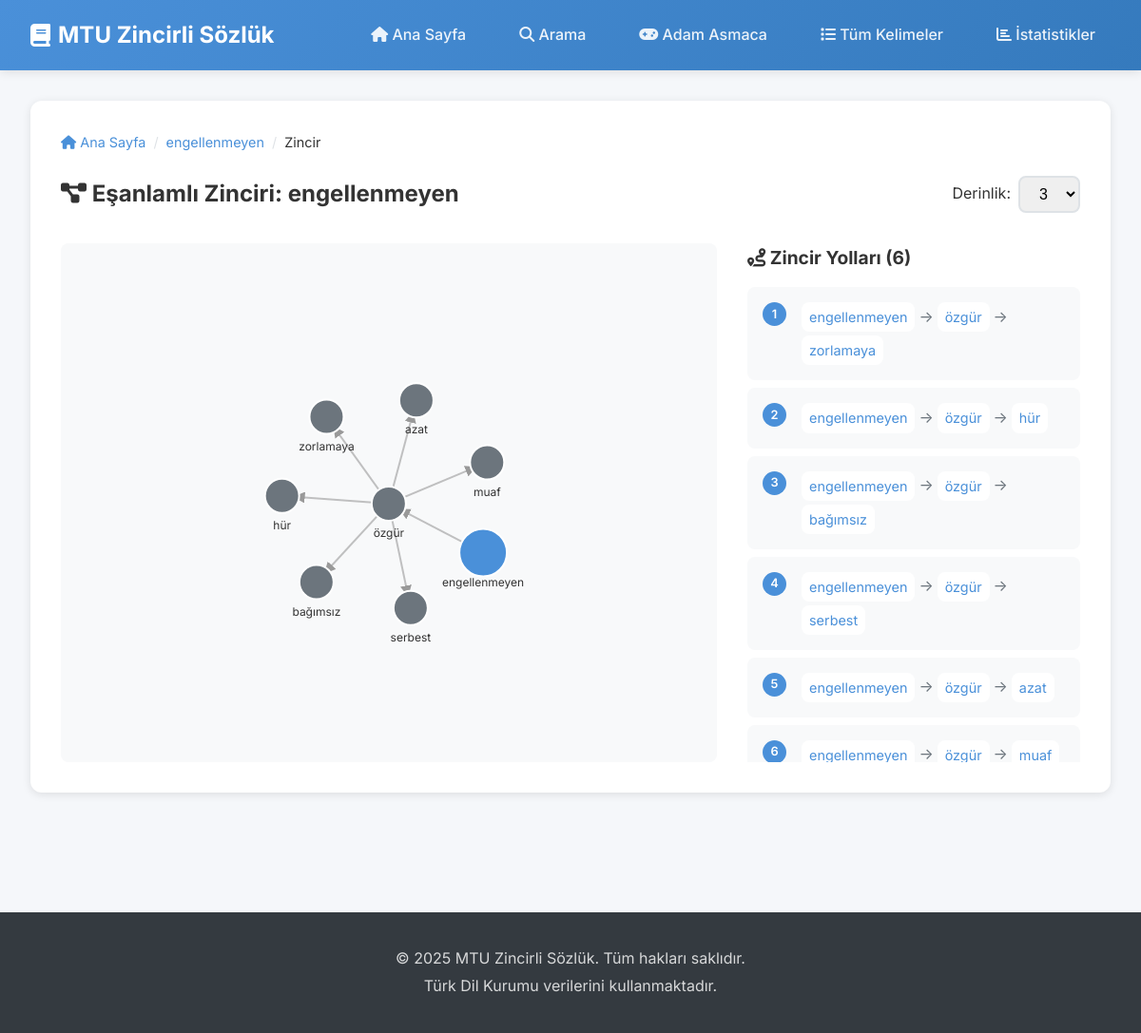
The page /zincir/engellenmeyen on the database its author committed.
### tables this page shows
CREATE TABLE sozluk (
    kelime TEXT PRIMARY KEY,
    esanlamlar TEXT,
    zitanlamlar TEXT,
    aciklama TEXT,
    ornek TEXT
);

### web_app.py (the view)
@app.route('/zincir/<kelime>')
def zincir_sayfasi(kelime):
    derinlik = request.args.get('derinlik', 3, type=int)
    zincir = esanlamli_zincir(kelime, derinlik=derinlik)
    yollar = tum_zincir_yollari(zincir)
    return render_template('zincir.html',
                         kelime=kelime,
                         zincir=zincir,
                         yollar=yollar,
                         derinlik=derinlik)

### web_app.py (called while the page is built)
def get_db_connection():
    conn = sqlite3.connect(DB_DOSYA)
    conn.row_factory = sqlite3.Row
    return conn

def kelime_bul(kelime):
    conn = get_db_connection()
    c = conn.cursor()
    c.execute("SELECT * FROM sozluk WHERE kelime = ?", (kelime,))
    row = c.fetchone()
    conn.close()
    if row:
        return dict(row)
    return None

def esanlamli_zincir(kelime, derinlik=5, ziyaret_edilen=None):
    if ziyaret_edilen is None:
        ziyaret_edilen = set()
    if kelime in ziyaret_edilen or derinlik == 0:
        return {}
    ziyaret_edilen.add(kelime)
    zincir = {kelime: []}
    row = kelime_bul(kelime)
    if row and row.get('esanlamlar'):
        esanlamlar = row['esanlamlar']
        esan_list = [k.strip() for k in esanlamlar.split(',') if k.strip()]
        for esan in esan_list:
            if esan not in ziyaret_edilen:
                alt_zincir = esanlamli_zincir(esan, derinlik-1, ziyaret_edilen)
                if alt_zincir:
                    zincir[kelime].append(esan)
                    zincir.update(alt_zincir)
    return zincir

def tum_zincir_yollari(zincir):
    if not zincir:
        return []
    def yollar_bul(node, path):
        if not zincir.get(node, []):
            return [path]
        yollar = []
        for child in zincir[node]:
            yollar.extend(yollar_bul(child, path + [child]))
        return yollar
    return yollar_bul(list(zincir.keys())[0], [list(zincir.keys())[0]])

### templates/zincir.html (shortened to what this page needs)
{% extends "base.html" %}
{% block content %}
<div class="chain-page">
    <div class="breadcrumb">
        <a href="{{ url_for('ana_sayfa') }}"><i class="fas fa-home"></i> Ana Sayfa</a>
        <span class="separator">/</span>
        <a href="{{ url_for('kelime_detay', kelime=kelime) }}">{{ kelime }}</a>
        <span class="separator">/</span>
        <span class="current">Zincir</span>
    </div>
    <div class="chain-header">
        <h1><i class="fas fa-project-diagram"></i> Eşanlamlı Zinciri: {{ kelime }}</h1>
        <div class="chain-controls">
            <label for="depthSelect">Derinlik:</label>
            <select id="depthSelect" onchange="changeDepth(this.value)">
                <option value="3" {% if derinlik == 3 %}selected{% endif %}>3</option>
            </select>
        </div>
    </div>
    {% if yollar %}
    <div class="chain-container">
        <div class="chain-visualization">
            <div id="chainGraph"></div>
        </div>
        <div class="chain-paths">
            <h2><i class="fas fa-route"></i> Zincir Yolları ({{ yollar|length }})</h2>
            <div class="paths-list">
                {% for yol in yollar %}
                <div class="path-item">
                    <span class="path-number">{{ loop.index }}</span>
                    <div class="path-content">
                        {% for kelime_yol in yol %}
                        <a href="{{ url_for('kelime_detay', kelime=kelime_yol) }}" class="path-word">{{ kelime_yol }}</a>
                        {% if not loop.last %}<span class="path-arrow">→</span>{% endif %}
                        {% endfor %}
                    </div>
                </div>
                {% endfor %}
            </div>
        </div>
    </div>
    {% endif %}
</div>
{% endblock %}

### templates/base.html (shortened to what this page needs)
<!DOCTYPE html>
<html lang="tr">
<head>
    <link rel="stylesheet" href="{{ url_for('static', filename='css/style.css') }}">
    <link rel="stylesheet" href="https://cdnjs.cloudflare.com/ajax/libs/font-awesome/6.4.0/css/all.min.css">
</head>
<body>
    <nav class="navbar">
        <div class="nav-container">
            <a href="{{ url_for('ana_sayfa') }}" class="nav-logo">
                <i class="fas fa-book"></i>
                <span>MTU Zincirli Sözlük</span>
            </a>
            <div class="nav-menu">
                <a href="{{ url_for('ana_sayfa') }}" class="nav-link"><i class="fas fa-home"></i> Ana Sayfa</a>
                <a href="{{ url_for('arama_sayfasi') }}" class="nav-link"><i class="fas fa-search"></i> Arama</a>
                <a href="{{ url_for('oyun') }}" class="nav-link"><i class="fas fa-gamepad"></i> Adam Asmaca</a>
                <a href="{{ url_for('tum_kelimeler') }}" class="nav-link"><i class="fas fa-list"></i> Tüm Kelimeler</a>
                <a href="{{ url_for('istatistikler_sayfasi') }}" class="nav-link"><i class="fas fa-chart-bar"></i> İstatistikler</a>
            </div>
        </div>
    </nav>
    <main class="main-content">
        {% block content %}{% endblock %}
    </main>
    <footer class="footer">
        <div class="footer-content">
            <p>&copy; 2025 MTU Zincirli Sözlük. Tüm hakları saklıdır.</p>
            <p>Türk Dil Kurumu verilerini kullanmaktadır.</p>
        </div>
    </footer>
</body>
</html>

### static/css/style.css (style rules this page uses)
:root { --primary-color: #4a90d9; --primary-dark: #357abd; --secondary-color: #6c757d; --success-color: #28a745; --warning-color: #ffc107; --danger-color: #dc3545; --light-color: #f8f9fa; --dark-color: #343a40; --text-color: #333; --text-muted: #6c757d; --border-color: #dee2e6; --shadow: 0 2px 10px rgba(0, 0, 0, 0.1); --shadow-lg: 0 5px 20px rgba(0, 0, 0, 0.15); --radius: 8px; --radius-lg: 12px; --transition: all 0.3s ease; }
* { margin: 0; padding: 0; box-sizing: border-box; }
body { font-family: 'Inter', -apple-system, BlinkMacSystemFont, 'Segoe UI', Roboto, sans-serif; color: var(--text-color); line-height: 1.6; background-color: #f5f7fa; min-height: 100vh; display: flex; flex-direction: column; }
a { color: var(--primary-color); text-decoration: none; transition: var(--transition); }
.navbar { background: linear-gradient(135deg, var(--primary-color), var(--primary-dark)); padding: 1rem 2rem; box-shadow: var(--shadow); position: sticky; top: 0; z-index: 1000; }
.nav-container { max-width: 1400px; margin: 0 auto; display: flex; justify-content: space-between; align-items: center; }
.nav-logo { display: flex; align-items: center; gap: 0.5rem; color: white; font-size: 1.5rem; font-weight: 700; }
.nav-menu { display: flex; gap: 1.5rem; }
.nav-link { color: rgba(255, 255, 255, 0.9); font-weight: 500; padding: 0.5rem 1rem; border-radius: var(--radius); transition: var(--transition); }
.main-content { flex: 1; max-width: 1400px; margin: 0 auto; padding: 2rem; width: 100%; }
.breadcrumb { display: flex; align-items: center; gap: 0.5rem; margin-bottom: 1.5rem; color: var(--text-muted); font-size: 0.9rem; }
.breadcrumb .separator { color: var(--border-color); }
.breadcrumb .current { color: var(--text-color); }
.chain-page { background: white; border-radius: var(--radius-lg); box-shadow: var(--shadow); padding: 2rem; }
.chain-header { display: flex; justify-content: space-between; align-items: center; margin-bottom: 2rem; flex-wrap: wrap; gap: 1rem; }
.chain-header h1 { font-size: 1.5rem; }
.chain-controls { display: flex; align-items: center; gap: 0.5rem; }
.chain-controls select { padding: 0.5rem 1rem; border: 2px solid var(--border-color); border-radius: var(--radius); font-size: 1rem; }
.chain-container { display: grid; grid-template-columns: 1fr 350px; gap: 2rem; }
.chain-visualization { background: var(--light-color); border-radius: var(--radius); min-height: 500px; display: flex; align-items: center; justify-content: center; }
#chainGraph { width: 100%; height: 500px; }
.chain-paths h2 { font-size: 1.2rem; margin-bottom: 1rem; }
.paths-list { max-height: 500px; overflow-y: auto; }
.path-item { display: flex; gap: 1rem; padding: 1rem; background: var(--light-color); border-radius: var(--radius); margin-bottom: 0.5rem; }
.path-number { width: 25px; height: 25px; display: flex; align-items: center; justify-content: center; background: var(--primary-color); color: white; border-radius: 50%; font-size: 0.8rem; font-weight: 600; flex-shrink: 0; }
.path-content { display: flex; flex-wrap: wrap; align-items: center; gap: 0.25rem; }
.path-word { padding: 0.25rem 0.5rem; background: white; border-radius: var(--radius); font-size: 0.9rem; }
.path-arrow { color: var(--text-muted); }
.footer { background: var(--dark-color); color: white; padding: 2rem; text-align: center; margin-top: auto; }
.footer-content p { margin: 0.25rem 0; opacity: 0.8; }

### rows shown on the page
sozluk: kelime "engellenmeyen"
sozluk: kelime "özgür"
sozluk: kelime "hür"
sozluk: kelime "bağımsız"
sozluk: kelime "serbest"
sozluk: kelime "azat"

### other values the page prints
{{ yollar|length }} "6"
{{ kelime_yol }} "zorlamaya" "muaf"
